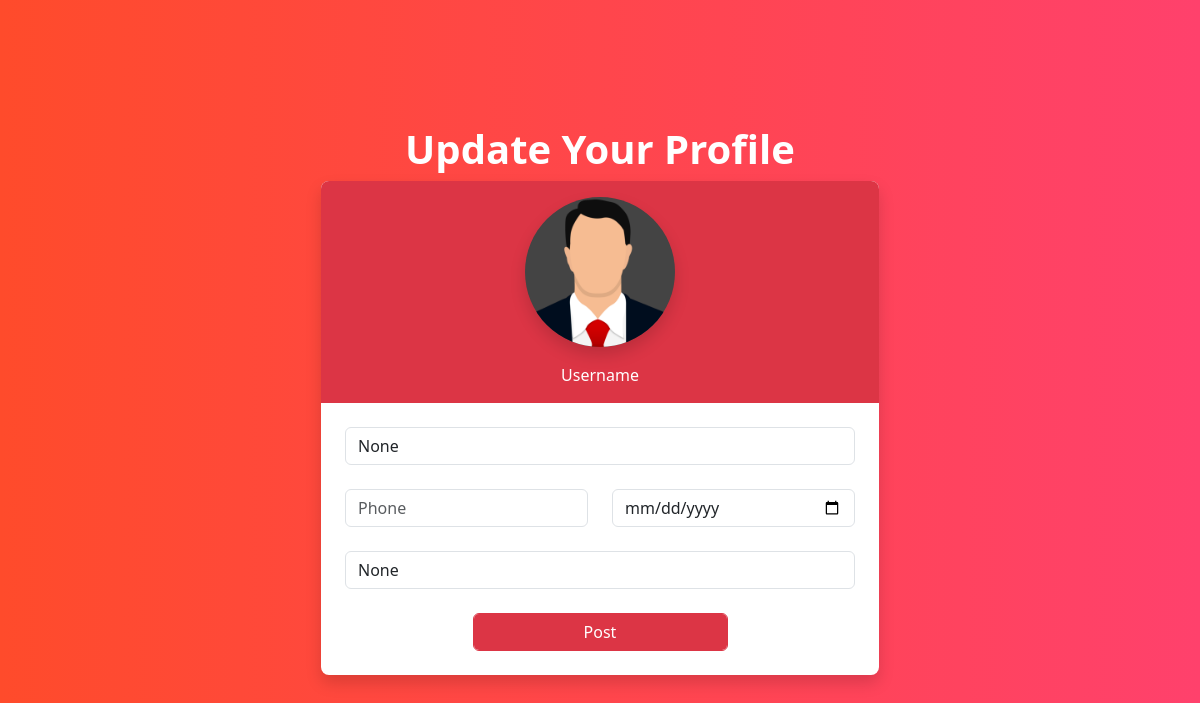
Page /profiles/7/change on the earlier database version.
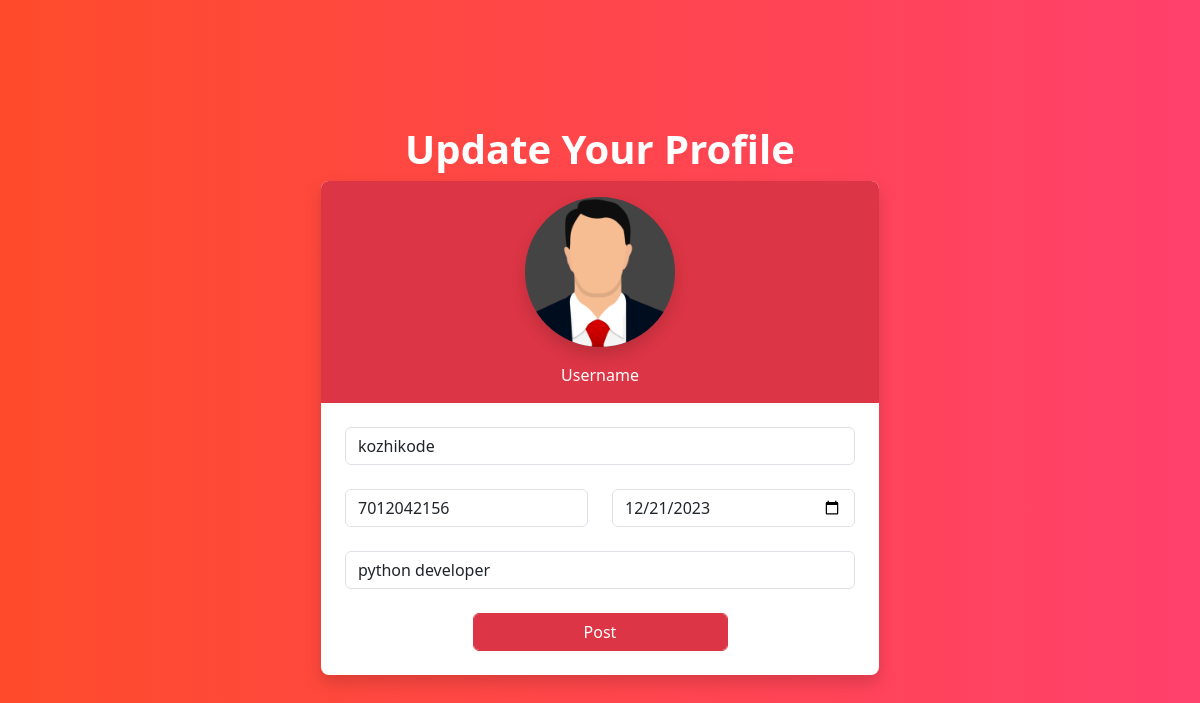
Same page on the later database version.
### socialapp/models.py (models this page shows, shortened)
class UserProfile(models.Model):
    user=models.OneToOneField(User,on_delete=models.CASCADE,related_name="profile",null=True)
    address=models.CharField(max_length=200,null=True)
    phone=models.CharField(max_length=200,null=True)
    profile_pic=models.ImageField(upload_to="profilepics",null=True,blank=True)#null is for data base and blank is for form so that it will not be included in form
    dob=models.DateField(null=True)
    bio=models.CharField(max_length=200,null=True)
    following=models.ManyToManyField("self",related_name="followed_by",symmetrical=False,null=True)#there is no need of someone to follow back
    block=models.ManyToManyField("self",related_name="blocked", symmetrical=False,null=True)

### socialapp/views.py (the view, shortened to what this page needs)
# urls.py: path("profiles/<int:pk>/change",views.ProfileUpdateView.as_view(),name="profile-update"),
class ProfileUpdateView(UpdateView):
    template_name="profile_add.html"
    form_class=UserprofileForm
    model=UserProfile

### socialapp/forms.py
class UserprofileForm(forms.ModelForm):
    class Meta:
        model=UserProfile
        exclude=['user','following','block']
        widgets={
            "dob":forms.DateInput(attrs={"class":"form-control","type":"date"})
        }

### socialapp/templates/profile_add.html (shortened to what this page needs)
<!DOCTYPE html>
{%load static%}
<html lang="en">
<head>
    <link href="https://cdn.jsdelivr.net/npm/bootstrap@5.3.2/dist/css/bootstrap.min.css" rel="stylesheet">
    <link rel="stylesheet" href="{%static 'socialapp/css/profile_edit.css' %}">
</head>
<body style="background: #FF416C;
background: -webkit-linear-gradient(to right, #FF4B2B, #FF416C);
background: linear-gradient(to right, #FF4B2B, #FF416C);">
    <div class="vh-100 container d-flex flex-column justify-content-center align-items-center">
        <div>
            <h1 class="text-white fw-bold">Update Your Profile</h1>
        </div>
        <form action="" method="post" enctype="multipart/form-data" class="border-0 rounded-3 form-control p-0 w-50 shadow">
            <div class="text-center bg-danger rounded-top-3 rounded-bottom-0 pb-3">
                <label for="fileToUpload">
                    <div class=" p-3">
                        {% if form.profile_pic and form.profile_pic.value%}
                   <img class="profile-small profile-pic shadow" src="{{ form.profile_pic.value.url }}" alt="Avatar" style="border-radius: 50%; background-color: rgb(68, 68, 68);">
                   {% else %}
               <img class="profile-small profile-pic shadow" src="{% static 'socialapp/images/profilepic.png' %}" alt="Avatar" style="border-radius: 50%; background-color: rgb(68, 68, 68);">
                 {% endif %}
                    </div>
                </label>
                <div class="text-white tefw-bold">
                    Username
                </div>
            </div>
            <div class="p-4">
                <div class="mb-4">
                    <input type="text" name="address"value="{{form.address.value}}" class="form-control" placeholder="Address">
                </div>
                <div class="row">
                    <div class="mb-4 col-md-6">
                        <input type="number" name="phone" value="{{form.phone.value}}" class="form-control" placeholder="Phone">
                    </div>
                    <div class="mb-4 col-md-6">
                        {{form.dob}}
                    </div>
                </div>
                <div class="mb-4">
                    <input type="text" name="bio"value="{{form.bio.value}}" class="form-control" placeholder="Bio">
                </div>
                <div class="text-center">
                    <button type="submit" class="btn btn-danger form-control w-50">Post</button>
                </div>
            </div>
        </form>
    </div>
</body>
</html>

Differences in the rows shown:
changed UserProfile: phone (not shown) → "7012042156"; dob (not shown) → "12/21/2023"
Other differences:
form field address: "None" → "kozhikode"
form field bio: "None" → "python developer"
